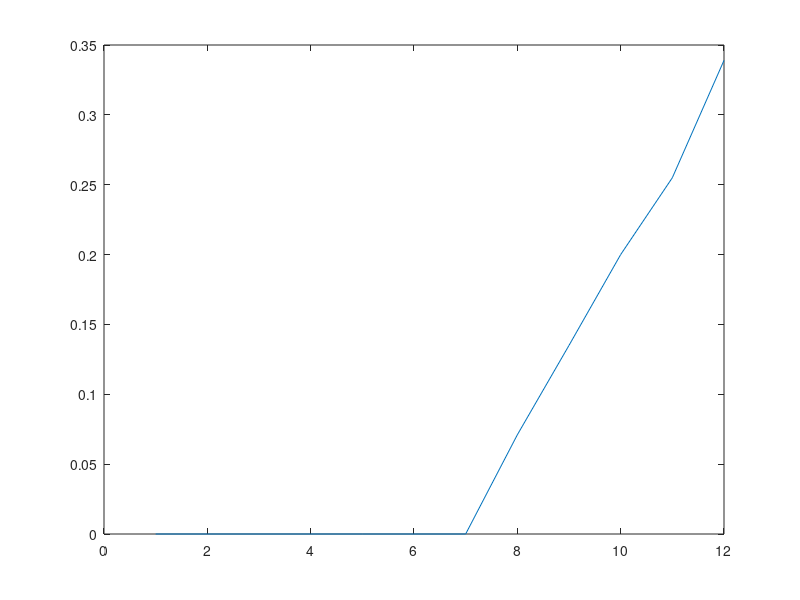

Recreate this plot in MATLAB.

clear all
%Model Parameters
phi_p = 0.1;
phi_g=0.3;
gamma=0.97% rate of change of primacy gradient across groups
sigma_gp=0.02%
sigma_v=0.005;
rho=0.3;
theta=0.003;

% experimental details
nTrials=1000;
listlength=12;
possGroupSize=1:5;

v=zeros(nTrials, listlength); % this can be easily pre-allocated, so should be
recalled_item=zeros(nTrials,1);

N_O=0; % counter for non recalled items
for t=1:nTrials
    
    r=zeros(1,listlength);
    % Set the group sizes
    % moved following here
    %numGroups = 4; % number of groups - did we decide that there needed to be 4
    % or should this be random too?
    %    groupSize=randsample(possGroupSize,numGroups,true);
    %     while (sum(groupSize)>listlength || sum(groupSize)<listlength)
    %         groupSize=randsample(possGroupSize,numGroups,true);
    %     end
    
    
    % Here is what happens in model
    % We generated a longish vector of group sizes, then find first
    % group that takes us beyond list length. We truncate that group
    % and use only the groups we need
    
    % completely random
    groupSize=randsample(possGroupSize,listlength,true);
    
    % or constant within list, but varies across lists
    %groupSize=repmat(randsample(possGroupSize,1,true),1,listlength);
    
    cumulz = cumsum(groupSize);
    numGroups = find(cumulz>=listlength, 1, 'first'); % finds first instance
    groupSize(numGroups) = listlength-cumulz(numGroups-1);
    groupSize = groupSize(1:numGroups);
    
    % make group markers
    
    gContext = [];
    pContext = [];
    
    for gz=1:length(groupSize)
        gContext = [gContext repmat(gz,1,groupSize(gz))];
        pContext = [pContext linspace(0,1,groupSize(gz))];
    end
    item_probe=listlength-(groupSize(numGroups))+1; % want to probe for first item of last group
    % (what you had was close)
    
    v_GV = phi_g.^abs(gContext(item_probe)-gContext);
    v_PV = phi_p.^abs(pContext(item_probe)-pContext);
    
    % sum group and item vectors
    t_v = rho*v_GV + (1-rho)*v_PV;
    v(t,:)=t_v;
    %Next step: implement item recall;
    %for the moment, just assume recall of a single item using first item/last group as cue.
    %Take average of the recalls, which will effectively be a first recall probability function.
    
    
    N=randn(1,listlength)*sigma_v;
    a=(t_v+N).*(1-r);
    %a(t,:)=(v(t,:)+N)*(1-r(t,:));
    
    % activation of two highest items
    % largest
    [max_value,max_idx] = max(a);
    a(max_idx) = NaN; 
    second_max = max(a);
    a = max_value; % not sure what this line does
    
    % rewrote the following slightly to save space
    if (max_value-second_max)>theta
        recalled_item(t)=max_idx;
    else
        % should put something like this in so you know what is going in to
        % vector
        recalled_item(t)=0;
    end
end

% I tried to vectorise this but I'm not sure it's possible with "find"
for i=1:listlength;
    prop(i)=numel(find(recalled_item==i))/nTrials;
end
% not sure, but this particular operation is quicker with 'tabulate'.
% However, I suggest you leave as is as recalled_item will soon become
% a matrix...

plot(1:i,prop)

Av_v=mean(v);
Av_a=mean(a);





% simulation with variable group sizes
% simulate individual trials (list=12) 100 trials
% on each trial you will have a different v (put into maxtrix)
% within the trial (ie 12 items) have different size groups
% group size vector uniform distrubution from 1-5
% look at paper to see how done in paper
% known list length


% noisy retrieval